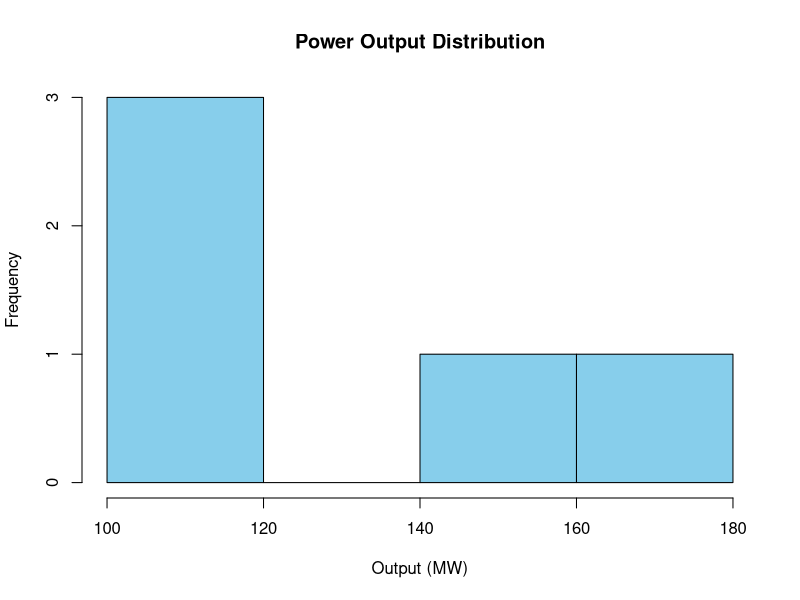
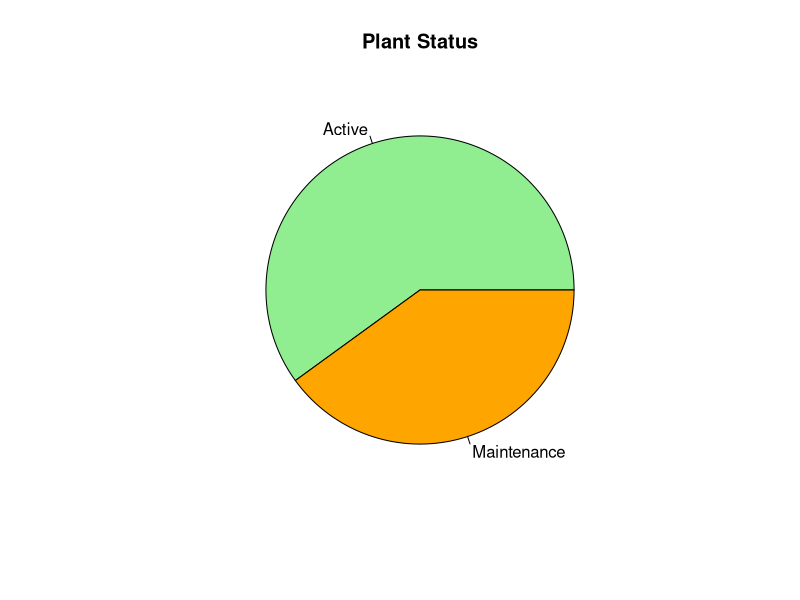
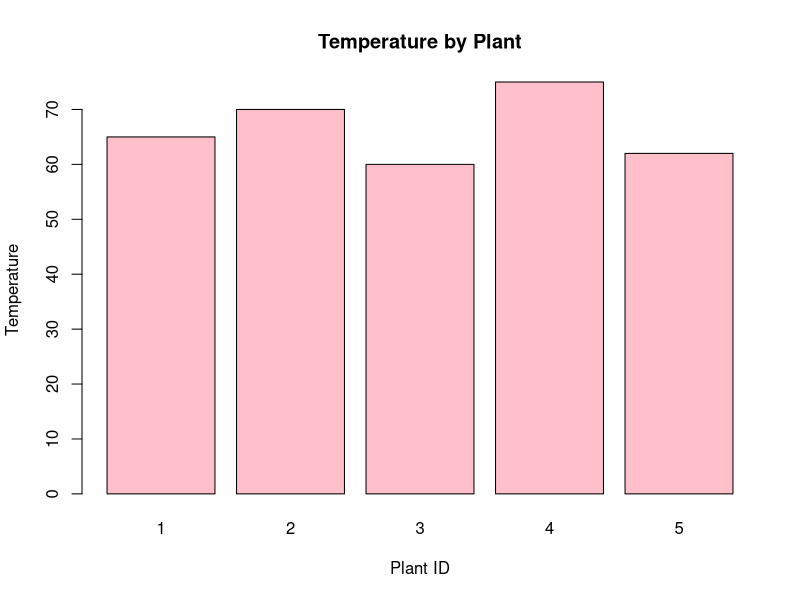
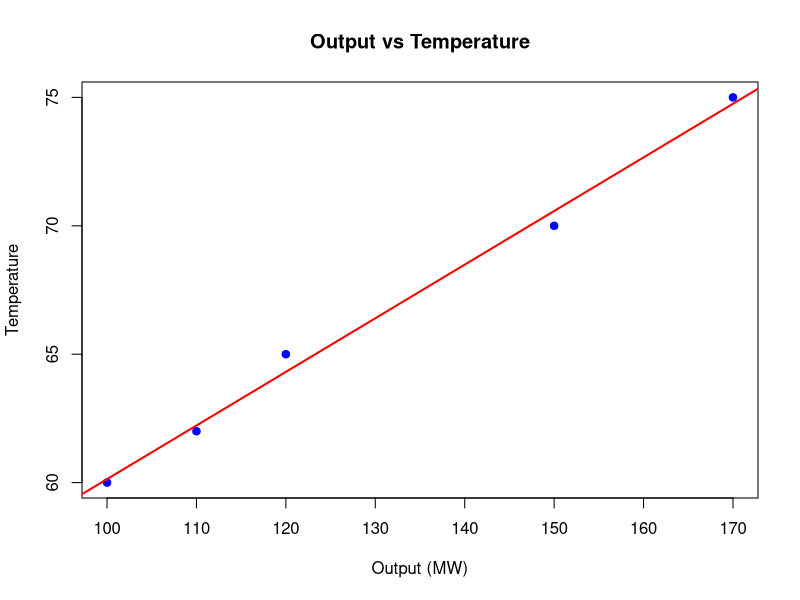

Write R code to recreate these figures, in order.
Plant_ID <- c(1,2,3,4,5)
Output_MW <- c(120,150,100,170,110)
Temperature <- c(65,70,60,75,62)
Status <- c("Active","Active","Maintenance","Active","Maintenance")
plant <- data.frame(
  Plant_ID,
  Output_MW,
  Temperature,
  Status
)
print(plant)
hist(plant$Output_MW,
     main="Power Output Distribution",
     xlab="Output (MW)",
     ylab="Frequency",
     col="skyblue",
     border="black")
status_table <- table(plant$Status)

pie(status_table,
    main="Plant Status",
    labels=names(status_table),
    col=c("lightgreen","orange"))
barplot(plant$Temperature,
        names.arg=plant$Plant_ID,
        main="Temperature by Plant",
        xlab="Plant ID",
        ylab="Temperature",
        col="pink",
        border="black")
plot(plant$Output_MW,
     plant$Temperature,
     main="Output vs Temperature",
     xlab="Output (MW)",
     ylab="Temperature",
     pch=19,
     col="blue")

abline(lm(Temperature ~ Output_MW,
          data=plant),
       col="red",
       lwd=2)
